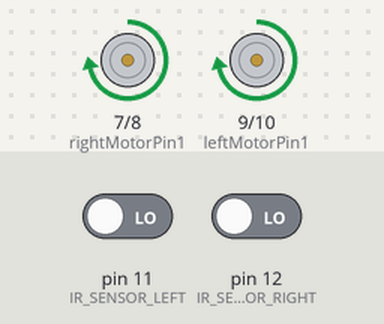
Bench run of a sketch on a simulated Arduino Uno, built with avr-gcc and run on an emulated ATmega328P. On the bench: motor-driver pin pairs drawn as motors (green arrow = first pin HIGH = forward, orange = second pin HIGH = backward, longer = more drive, scaled by the enable pin). The inputs (shaded band) are chosen by the test bench; at power-on: pin 11 (IR_SENSOR_LEFT) LOW, pin 12 (IR_SENSOR_RIGHT) LOW.

Above: at 1.2 s.
1.3 s: pin 11 (IR_SENSOR_LEFT) driven HIGH
At 2.0 s:
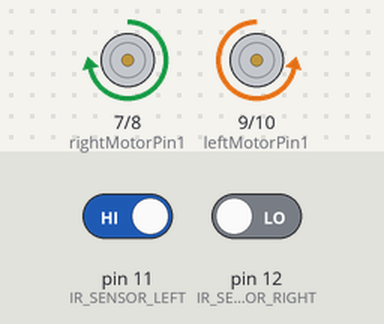
2.8 s: pin 12 (IR_SENSOR_RIGHT) driven HIGH
At 3.1 s:
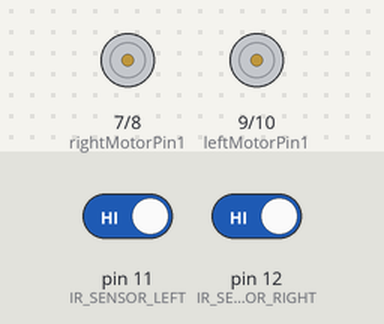
4.3 s: pin 11 (IR_SENSOR_LEFT) driven LOW
At 5.5 s:
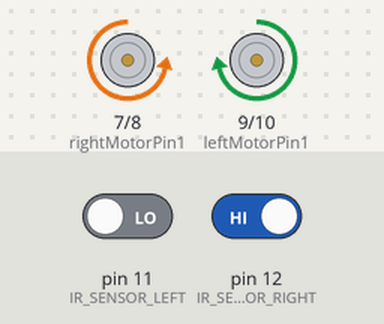
5.8 s: pin 12 (IR_SENSOR_RIGHT) driven LOW
At 6.6 s:
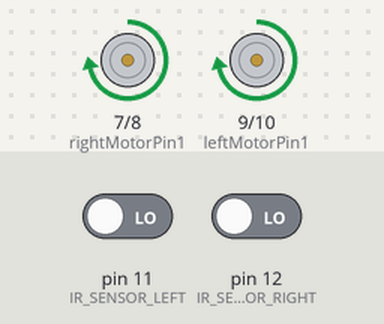
Timing chart, 0 to 8.3 s (numbered marks = the images above; inputs shaded):
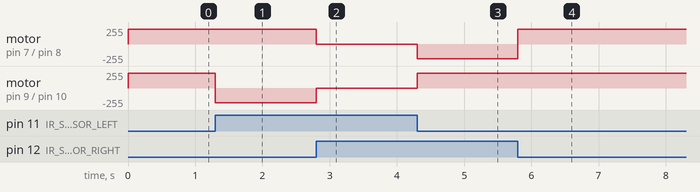

The sketch:

suivie_ligne_avec_gestion_section_T.ino
```cpp
#define IR_SENSOR_RIGHT 12 //pin du capteur droit
#define IR_SENSOR_LEFT 11 // pin du capteur gauche
#define MOTOR_SPEED 220

//Right motor
int enableRightMotor=6; // contrôle la vitesse du moteur via PWM
// les pins suivantes contrôles le sens de rotation du moteur, l'une doit toujours être à LOW et l'autre HIGH sauf pour l'arrêt
int rightMotorPin1=7; // HIGH pour la marche avant, LOW pour marche arrière
int rightMotorPin2=8; // LOW pour marche avant et HIGH pour marche arrière

//Left motor
int enableLeftMotor=5; // contrôle la vitesse du moteur via PWM
// les pins suivantes contrôles le sens de rotation du moteur, l'une doit toujours être à LOW et l'autre HIGH sauf pour l'arrêt
int leftMotorPin1=9; // HIGH pour la marche avant, LOW pour marche arrière
int leftMotorPin2=10; // LOW pour marche avant et HIGH pour marche arrière

//flag init (à changer selon le point de départ et si l'on souhaite prendre le virage en T)
bool flagPositionDepart = false; //false à gauche, true à droite
bool flagPrendreT = true; //prend le virage en T si true sinon va tout droit

int compteurVirage = 0;//compteur pour la gestion de virage

void setup()
{
  TCCR0B = (TCCR0B & 0xF8) | 0x01; //modifie la fréquence du signal PWM

  pinMode(enableRightMotor, OUTPUT);
  pinMode(rightMotorPin1, OUTPUT);
  pinMode(rightMotorPin2, OUTPUT);

  pinMode(enableLeftMotor, OUTPUT);
  pinMode(leftMotorPin1, OUTPUT);
  pinMode(leftMotorPin2, OUTPUT);

  pinMode(IR_SENSOR_RIGHT, INPUT);
  pinMode(IR_SENSOR_LEFT, INPUT);
  rotateMotor(0,0);

}


void loop()
{

  int rightIRSensorValue = digitalRead(IR_SENSOR_RIGHT);
  int leftIRSensorValue = digitalRead(IR_SENSOR_LEFT);

  // Combine the two sensor values into a single 2-bit value
  int sensorState = (rightIRSensorValue << 1) | leftIRSensorValue;

  switch (sensorState) {
    case 0b00: // les 2 capteurs ne détecte pas la ligne
      rotateMotor(MOTOR_SPEED, MOTOR_SPEED);
      break;


    case 0b01: // capteurs gauche detecte une ligne noir, droit ne detecte rien
      if(flagPrendreT==true && compteurVirage==2){
        //faire l'action de virage à gauche
        bool passageLigne = true;
        bool tempDetecteLigne = false;
        rotateMotor(-MOTOR_SPEED, MOTOR_SPEED);

        while(passageLigne){//tant que la ligne n'a pas été traversé par le capteur, tourne
          if(digitalRead(IR_SENSOR_LEFT) != 0){
            tempDetecteLigne = true;
          }
          if(digitalRead(IR_SENSOR_LEFT) == 0 && tempDetecteLigne==true){
            passageLigne = false;
          }
        }
        flagPrendreT = false;
        compteurVirage == 0;
      }
      if(flagPositionDepart==true){
        compteurVirage++;
      }
      if(flagPositionDepart==false){
        compteurVirage = 0;
      }
      rotateMotor(-MOTOR_SPEED, MOTOR_SPEED);
      break;


    case 0b10: // capteurs droit detecte une ligne noir, gauche ne detecte rien
      if(flagPrendreT==true && compteurVirage==2){
        //faire l'action de virage à droite
        bool passageLigne = true;
        bool tempDetecteLigne = false;
        rotateMotor(MOTOR_SPEED, -MOTOR_SPEED);

        while(passageLigne){//tant que la ligne n'a pas été traversé par le capteur, tourne
          if(digitalRead(IR_SENSOR_RIGHT) != 0){
            tempDetecteLigne = true;
          }
          if(digitalRead(IR_SENSOR_RIGHT) == 0 && tempDetecteLigne==true){//une fois la ligne passé, reprendre normalement
            passageLigne = false;
          }
        }
        flagPrendreT = false;
        compteurVirage == 0;

      }
      if(flagPositionDepart==true){
        compteurVirage = 0;
      }
      if(flagPositionDepart==false){
        compteurVirage++;
      }

      rotateMotor(-MOTOR_SPEED, -MOTOR_SPEED);
      break;


    case 0b11: // 2 capteurs detecte une ligne noir
      rotateMotor(0, 0);
      break;

    default:
      rotateMotor(0,0);//il est là par principe lui mais en théorie, il ne sert à rien
      break;
  }

}

/************************************************************/
/* Entrée : 2 int repésentant la vitesse des moteurs        */
/* Sortie : aucun                                           */
/* Description : vérifie si le sens de marche souhaité selon*/
/*  le signe du int entré, change les valeurs des pins en   */
/*  conséquence défini dans le setup puis change la vitesse */
/*  souhaiter du moteur                                     */
/************************************************************/
void rotateMotor(int leftMotorSpeed, int rightMotorSpeed)
{


  if (rightMotorSpeed < 0) // marche arrière moteur droit
  {
    digitalWrite(rightMotorPin1,LOW);
    digitalWrite(rightMotorPin2,HIGH);
  }
  else if (rightMotorSpeed > 0) //marche avant moteur droit
  {
    digitalWrite(rightMotorPin1,HIGH);
    digitalWrite(rightMotorPin2,LOW);
  }
  else //arrêt
  {
    digitalWrite(rightMotorPin1,LOW);
    digitalWrite(rightMotorPin2,LOW);
  }

  if (leftMotorSpeed < 0) // marche arrière moteur gauche
  {
    digitalWrite(leftMotorPin1,LOW);
    digitalWrite(leftMotorPin2,HIGH);
  }
  else if (leftMotorSpeed > 0) // marche avant moteur droit
  {
    digitalWrite(leftMotorPin1,HIGH);
    digitalWrite(leftMotorPin2,LOW);
  }
  else //arrêt
  {
    digitalWrite(leftMotorPin1,LOW);
    digitalWrite(leftMotorPin2,LOW);
  }
  analogWrite(enableRightMotor, abs(rightMotorSpeed));
  analogWrite(enableLeftMotor, abs(leftMotorSpeed));
}
```

Measured:
- after the input at 1.3 s, motor on pin 9 (leftMotorPin1) / pin 10 (leftMotorPin2): forward 220/255 → backward 220/255 at once
- after the input at 2.8 s, motor on pin 7 (rightMotorPin1) / pin 8 (rightMotorPin2): forward 220/255 → stopped at once; motor on pin 9 (leftMotorPin1) / pin 10 (leftMotorPin2): backward 220/255 → stopped at once
- after the input at 4.3 s, motor on pin 7 (rightMotorPin1) / pin 8 (rightMotorPin2): stopped → backward 220/255 at once; motor on pin 9 (leftMotorPin1) / pin 10 (leftMotorPin2): stopped → forward 220/255 at once
- after the input at 5.8 s, motor on pin 7 (rightMotorPin1) / pin 8 (rightMotorPin2): backward 220/255 → forward 220/255 at once
